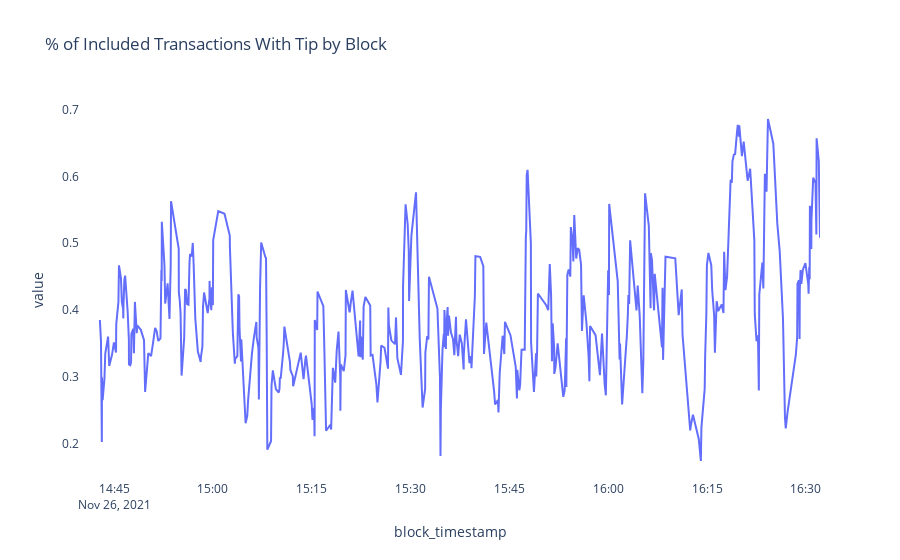

Source (notebook cell):
### Code cell
has_tip = tx.groupby([
    tx["max_priority_fee_per_gas"] == 0, 
    tx["block_timestamp"]
]).count()["max_priority_fee_per_gas"].unstack(0)
has_tip_pct = has_tip[True] / (has_tip.sum(1))
fig = px.line(has_tip_pct.rolling(5).mean(), title='% of Included Transactions With Tip by Block')
fig.update_layout({
    'plot_bgcolor': 'rgba(0, 0, 0, 0)',
    'paper_bgcolor': 'rgba(0, 0, 0, 0)',
})
fig.update_layout(showlegend=False)

### Figure 1 — Plotly figure (JSON) as saved in the notebook; plotly's stock layout.template omitted (floating-point values rounded to 4 significant figures; data arrays with more than 128 entries replaced by an {"elided": "..."} marker saying what was removed)
{"data": [{"hovertemplate": "variable=0<br>block_timestamp=%{x}<br>value=%{y}<extra></extra>", "legendgroup": "0", "line": {"color": "#636efa", "dash": "solid"}, "marker": {"symbol": "circle"}, "mode": "lines", "name": "0", "orientation": "v", "showlegend": true, "type": "scatter", "x": {"elided": "456 str values"}, "xaxis": "x", "y": {"elided": "456 float values"}, "yaxis": "y"}], "layout": {"autosize": true, "legend": {"title": {"text": "variable"}, "tracegroupgap": 0}, "paper_bgcolor": "rgba(0, 0, 0, 0)", "plot_bgcolor": "rgba(0, 0, 0, 0)", "showlegend": false, "title": {"text": "% of Included Transactions With Tip by Block"}, "xaxis": {"anchor": "y", "autorange": true, "domain": [0, 1], "range": ["2021-11-26 14:39:50", "2021-11-26 16:32:09"], "title": {"text": "block_timestamp"}, "type": "date"}, "yaxis": {"anchor": "x", "autorange": true, "domain": [0, 1], "range": [0.1457, 0.7142], "title": {"text": "value"}, "type": "linear"}}}
